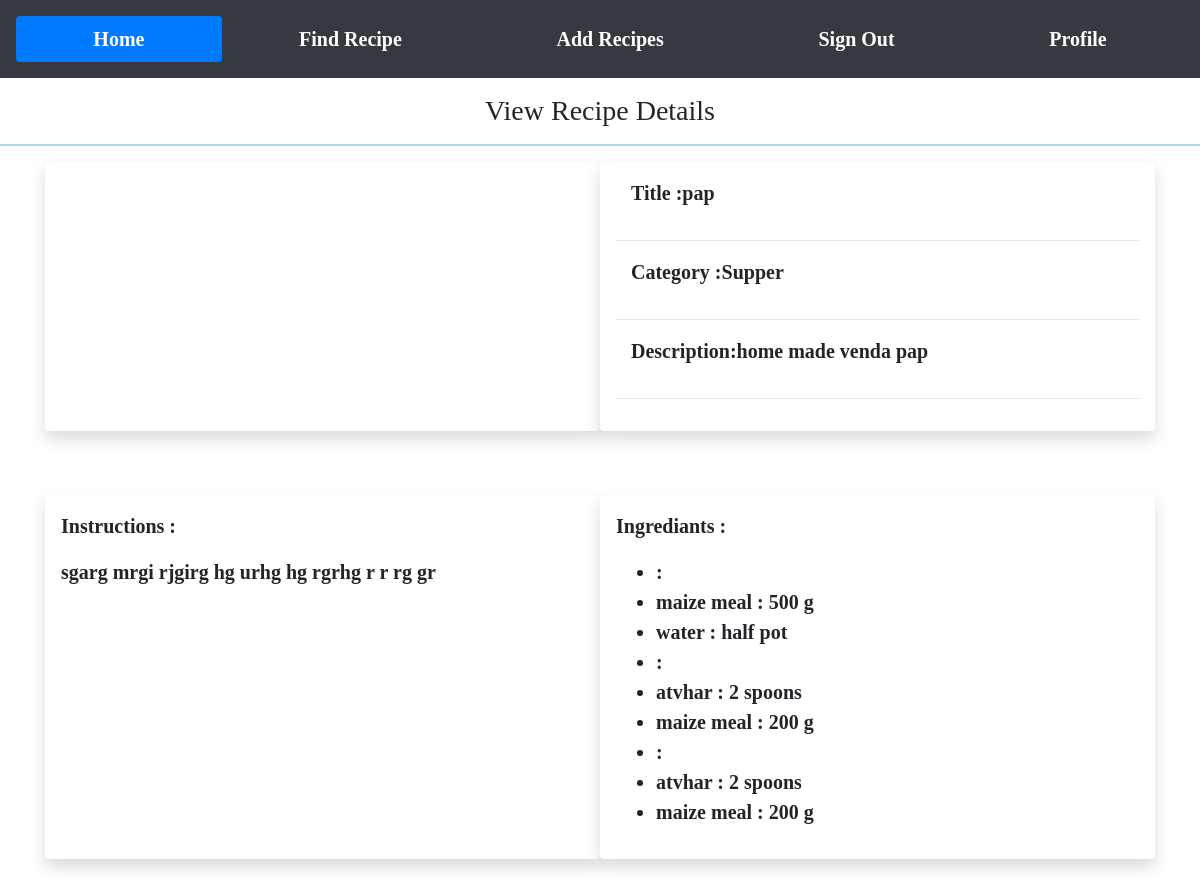
Screenshot of /home/find-recipe/view-recipe/7 (signed in) with the database file from the repository.
### models/model.py (models this page shows)
class Recipe(db.Model):
    __tablename__ = 'recipes'
    id = db.Column(db.Integer, primary_key=True)
    title = db.Column(db.String(20), nullable=False)
    description = db.Column(db.String(100), nullable=False)
    instructions = db.Column(db.String(225), nullable=False)
    category = db.Column(db.String(50), nullable=False)
    image = db.Column(db.String(100), nullable=False)
    submission_date = db.Column(db.DateTime, nullable=True, default=datetime.now())
    approval_status = db.Column(db.Boolean, nullable=False, default=False)
    user_id = db.Column(db.Integer, db.ForeignKey('users.id'), nullable=False)
    ingredients = db.relationship('Ingrediants', backref='recipe', cascade="all, delete-orphan", lazy=True)

class Ingrediants(db.Model):
    __tablename__ = "ingredients"
    id = db.Column(db.Integer, primary_key=True)
    item = db.Column(db.String(50), nullable=False)
    ammount = db.Column(db.String(50), nullable=False)
    recipe_id = db.Column(db.Integer, db.ForeignKey('recipes.id'), nullable=False)

### main/main.py (the view)
@main.route('/find-recipe/view-recipe/<int:id>')
def view_recipe(id):
	if not current_user.is_authenticated:
		flash('Please log in to visit this page', 'warning')
		return redirect(request.url)
	recipe = Recipe.query.filter_by(id=id).first()
	if recipe:
		print(recipe.ingredients)
		return render_template('view_recipe.html', recipe=recipe)
	else:
		flash('recipe not found ', 'danger')
		return redirect(request.url)

### app.py (called while the page is built)
@login_manager.user_loader
def load_user(user_id):
    return User.query.get(user_id)

### main/templates/view_recipe.html (shortened to what this page needs)
{% extends 'base.html' %}
{% block hearder%}
<h3 class="d-flex justify-content-center mt-3">View Recipe Details </h3>
{% endblock %}
{% block content %}
<div class="container">
	{% if recipe %}
 	<div class="row">
 		<div class="col-12 d-flex justify-content-between flex-wrap">
 			<div class="col-sm-12 col-md-6 shadow p-3 mb-5 bg-white rounded">
 			</div>
	 		<div class="col-sm-12 col-md-6 shadow p-3 mb-5 bg-white rounded" >
	 			<div class="col-6 d-flex justify-content-start">
	 				<p style="font-size: 20px; "> <b>Title : </b></p>
	 				<p style="font-size: 20px; ">  {{recipe.title}}</p>
	 			</div>
	 			<hr>
	 			<div class="col-6 d-flex justify-content-start">
	 				<p style="font-size: 20px; " > <b> Category : </b></p>
	 				<span style="font-size: 20px; " > {{recipe.category}} </span>
	 			</div>
	 			<hr>
	 			<div class="col-12 d-flex justify-content-start">
	 				<p style="font-size: 20px; " > <b> Description:  </b> </p>
	 				<span style="font-size: 20px; "> {{recipe.description}}</span>
	 			</div>
	 			<hr>
	 		</div>
 		</div>
 	</div>
 	<div class="row mt-3">
 		<div class="col-12 d-flex justify-content-start flex-wrap">
 			<div class="col-sm-12 col-md-6 shadow p-3 mb-5 bg-white rounded">
	 				<p style="font-size: 20px; "> <b>Instructions : </b></p>
	 				<p style="font-size: 20px; ">  {{recipe.instructions}}</p>
	 			</div>
	 			<div class="col-sm-12 col-md-6 shadow p-3 mb-5 bg-white rounded">
	 				<p style="font-size: 20px; " > <b> Ingrediants : </b></p>
	 				<ul>
	 					{% for ingrediant in recipe.ingredients %}
	 				    <li> {{ingrediant.item}} : {{ingrediant.ammount}}</li>
	 					{% endfor %}
	 				</ul>
	 			</div>
 		</div>
 	</div>
 	{% endif %}
</div>
{% endblock %}

### rows the page displays
Recipe: title "pap", category "Supper", description "home made venda pap", instructions "sgarg mrgi rjgirg hg urhg hg rgrhg r r rg gr"
Ingrediants: item "maize meal", ammount "500 g"
Ingrediants: item "water", ammount "half pot"
Ingrediants: item "atvhar", ammount "2 spoons"
Ingrediants: item "maize meal", ammount "200 g"
Ingrediants: item "atvhar", ammount "2 spoons"
Ingrediants: item "maize meal", ammount "200 g"
